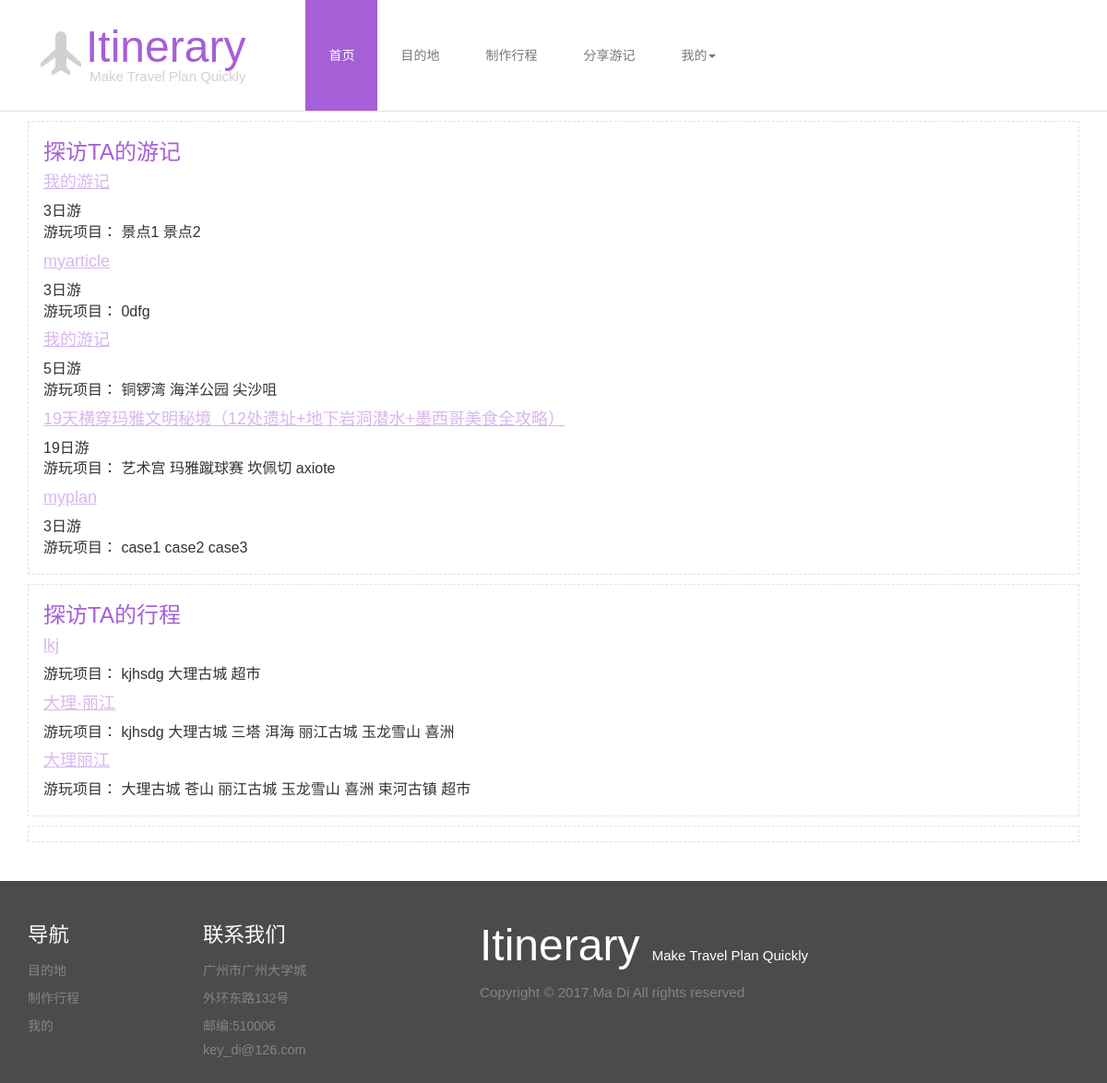
The app's page /u/2 with its own data.
### blog/models.py (models this page shows, shortened)
class Plan(models.Model):
    id = models.AutoField(primary_key=True)
    PLANTYPE_CHOICES = (
        ('plan','行程'),
        ('article','游记'),
    )
    plantype=models.CharField(
        max_length=10,
        choices=PLANTYPE_CHOICES,
        default='plan')
    date=models.DateField(null=True)
    planname = models.CharField(max_length=30)
    author = models.CharField(max_length=30)
    makedate = models.DateField(auto_now_add=True)
    editdate = models.DateField(auto_now=True)
    days = models.DecimalField(max_digits=2, decimal_places=0)
    locations = models.CharField(max_length=30)
    cases = models.ManyToManyField(Case)
    description = models.TextField(null=True)

class Case(models.Model):
    id = models.AutoField(primary_key=True)
    casename = models.CharField(max_length=30)
    location = models.CharField(max_length=30)
    hours = models.DecimalField(max_digits=2, decimal_places=1)
    day = models.DecimalField(max_digits=2, decimal_places=0,default=1)
    description = models.TextField(null=True)
    CASETYPE_CHOICES = (
        ('food','吃'),
        ('shop','买'),
        ('play','玩'),
        ('view','景'),
        ('live','住'),
        ('other','其他'),
    )
    casetype = models.CharField(
        max_length=4,
        choices=CASETYPE_CHOICES,
        default='play'
    )

### blog/views.py (the view)
# urls.py: url(r'^u/(\d*)$',blog_views.userhome),
def userhome(req,userid):
    if userid:
        user = User.objects.get(id=userid)
    else:
        username=req.session.get('username')
        if username:
            user = User.objects.get(username=username)
        else:
            return redirect('/login/?next=/u/')
    articles=user.myarticle.all()
    plans = user.myplan.all()
    currentusername = req.session.get('username')
    if currentusername:
        currentuser = User.objects.get(username=currentusername)
        fvplans = currentuser.favoriteplan.all()
        fvarticles = currentuser.favoritearticle.all()
    else:
        currentuser = User()
        fvplans = Plan()
        fvarticles = Plan()
    return render_to_response('userhome.html',{'articles':articles,
        'plans':plans,'user':user,'currentuser':currentuser,
        'username':currentusername,'fvplans':fvplans,
        'fvarticles':fvarticles})

### blog/templates/userhome.html (shortened to what this page needs)
{% extends 'base.html' %}
{% block content %}
<div class="usercontent">
	<div class="container">
		<div class="articles">
		{%if articles.count == 0 %}
			{%if user == currentuser%}
			<p>还没有游记哦，快来写一篇。</p>
			{%else%}
			<p>该用户没有写过游记</p>
			{% endif %}
		{% else %}
			{%if user == currentuser%}
			<h3>我的游记</h3>
			{%else%}
			<h3>探访TA的游记</h3>
			{%endif%}
			{% for article in articles%}
				<h4><a href="/article/{{article.id}}">{{article.planname}}</a></h4>
				<p>{{article.days}}日游</p>
				<p>游玩项目：
					{% for case in article.cases.all%}
					{{case.casename}}
					{%endfor%}</p>
			{%endfor%}
		{% endif %}
		</div>
		<div class="plans">
		{%if plans.count == 0 %}
			{%if user == currentuser%}
			<p>还没有行程哦，快来写一篇。</p>
			{%else%}
			<p>该用户没写过行程</p>
			{% endif %}
		{% else %}
			{%if user == currentuser%}
			<h3>我的行程</h3>
			{%else%}
			<h3>探访TA的行程</h3>
			{%endif%}
			{% for plan in plans%}
				<h4><a href="/plan/{{plan.id}}">{{plan.planname}}</a></h4>
				<p>游玩项目：
					{% for case in plan.cases.all%}
						{{case.casename}}
						{%endfor%}</p>
				{%endfor%}
		{% endif %}
		</div>
		<div class="favorites">
		</div>
	</div>
</div>
{% endblock content %}

### blog/templates/base.html (shortened to what this page needs)
<!DOCTYPE html>
<html>
<head>
<link href="/static/css/bootstrap.css" rel="stylesheet" type="text/css" media="all" />
<link href="/static/css/style.css" rel="stylesheet" type="text/css" media="all" />
<link href='/static/css/fonts.css' rel='stylesheet' type='text/css'>
</head>
<body>
    <div class="header">
        <div class="container">
            <div class="header-nav">
                <nav class="navbar navbar-default">
                    <div class="navbar-header">
                        <div class="logo">
                            <a class="navbar-brand" href="/"><i class="glyphicon glyphicon-plane" aria-hidden="true"></i>Itinerary <span>Make Travel Plan Quickly</span></a>
                        </div>
                    </div>
                    <div class="collapse navbar-collapse nav-wil" id="bs-example-navbar-collapse-1">
                     <ul class="nav navbar-nav">
                        <li class="hvr-sweep-to-bottom active"><a href="/">首页</a></li>
                        <li class="hvr-sweep-to-bottom"><a href="/destination">目的地</a></li>
                        <li class="hvr-sweep-to-bottom"><a href="/make">制作行程</a></li>
                        <li class="hvr-sweep-to-bottom"><a href="/share">分享游记</a></li>
                        <li class="hvr-sweep-to-bottom">
                            <a class="dropdown-toggle" data-toggle="dropdown" href="/">我的<span class="caret"></span></a>
                        </li>
                      </ul>
                    </div>
                </nav>
            </div>
        </div>
    </div>
{% block content%}
{% endblock %}
    <div class="footer">
        <div class="container">
            <div class="col-md-2 ftr_navi ftr">
                <h3>导航</h3>
                <ul>
                    <li><a href="/">目的地</a></li>
                    <li><a href="/">制作行程</a></li>
                    <li><a href="/">我的</a></li>
                </ul>
            </div>
            <div class="col-md-3 get_in_touch ftr">
                <h3>联系我们</h3>
                <p>广州市广州大学城</p>
                <p>外环东路132号</p>
                <p>邮编:510006</p>
                <a href="mailto:info@example.com">key_di@126.com</a>
            </div>
            <div class="col-md-5 ftr-logo">
                <a href="/"><h3>Itinerary <span> Make Travel Plan Quickly</span></h3></a>
                <p>Copyright &copy; 2017.Ma Di All rights reserved</p>
            </div>
            <div class="clearfix"> </div>
        </div>
    </div>
</body>
</html>

### blog/static/css/style.css (style rules this page uses)
html, body { font-size: 100%; background: #fff; font-family: 'Montserrat', sans-serif !important; }
p { margin:0; }
ul,label { margin:0; padding:0; }
.header { border-style: solid; border-width: 0 0 1px 0; border-color: #E3E2E2; }
.navbar-header { padding-right: 50px }
.navbar-brand { font-size:3em; color:rgb(166, 95, 214) !important; text-decoration:none; height: 120px; padding: 20px 15px; }
.navbar-brand span { display: block; color: #D1D1D1; font-size: 15px; line-height: 30px; text-align: right; }
.navbar-brand i { font-size: 1em; color:#D1D1D1; left: -14px; top: 15px; }
.navbar-default .navbar-collapse, .navbar-default .navbar-form { border: none; }
.navbar-default { background:none !important; border:none !important; }
.navbar-nav { float: left; }
.navbar-default .navbar-nav > .active > a, .navbar-default .navbar-nav > .active > a:hover, .navbar-default .navbar-nav > .active > a:focus { color: #fff; background-color:rgb(166, 95, 214); }
.nav > li > a { padding:50px 25px; font-size: 14px; }
.navbar { margin-bottom: 0; }
.hvr-sweep-to-bottom { display: inline-block; vertical-align: middle; -webkit-transform: translateZ(0); transform: translateZ(0); box-shadow: 0 0 1px rgba(0, 0, 0, 0); -webkit-backface-visibility: hidden; backface-visibility: hidden; -moz-osx-font-smoothing: grayscale; position: relative; -webkit-transition-property: color; transition-property: color; -webkit-transition-duration: 0.3s; transition-duration: 0.3s; }
.hvr-sweep-to-bottom:before { content: ""; position: absolute; z-index: -1; top: 0; left: 0; right: 0; bottom: 0; background:rgb(166, 95, 214); -webkit-transform: scaleY(0); transform: scaleY(0); -webkit-transform-origin: 50% 0; transform-origin: 50% 0; -webkit-transition-property: transform; transition-property: transform; -webkit-transition-duration: 0.3s; transition-duration: 0.3s; -webkit-transition-timing-function: ease-out; transition-timing-function: ease-out; }
.footer { padding: 1.5em 0; background-color:#4B4B4B; margin-top: 2em }
.ftr { margin-top: 0em; padding: 0; }
.get_in_touch h3, .ftr_navi h3 { font-size: 1.4em; margin:1em 0 .5em; color: #fff; }
.ftr_navi.ftr ul { margin: 0; padding: 0; list-style: none; }
.ftr_navi ul li { display: block; }
.ftr_navi ul li a { display: block; padding: 5px 0; color: #848484; font-size: 14px; }
.get_in_touch p { color: #848484; font-size: 14px; padding: 5px 0; }
.get_in_touch a { color: #848484; font-size: 0.9em; text-decoration: none; }
.ftr-logo a h3 { font-size: 3em; color: #fff; }
.ftr-logo a h3 span { font-size:15px; }
.ftr-logo p { margin: 0em; color: #848484; line-height: 1.8em; font-size: 0.95em; }
.articles, .plans, .favorites { border:1px dashed #E3E2E2; padding: 0px 0px 16px 16px; margin-bottom: 10px; margin-top: 10px; }
.articles h3, .plans h3, .favorites h3 { color:rgb(166, 95, 214); }
.articles a, .plans a, .favorites a { color:rgb(217, 182, 240); text-decoration:underline; }

### records on screen
Plan: planname "我的游记", days "3"
Case: casename "景点1"
Case: casename "景点2"
Plan: planname "myarticle", days "3"
Case: casename "0dfg"
Plan: planname "我的游记", days "5"
Case: casename "铜锣湾"
Case: casename "海洋公园"
Case: casename "尖沙咀"
Plan: planname "19天横穿玛雅文明秘境（12处遗址+地下岩洞潜水+墨西哥美食全攻略）", days "19"
Case: casename "艺术宫"
Case: casename "玛雅蹴球赛"
Case: casename "坎佩切"
Case: casename "axiote"
Plan: planname "myplan", days "3"
Case: casename "case1"
Case: casename "case2"
Case: casename "case3"
Plan: planname "lkj"
Case: casename "kjhsdg"
Case: casename "大理古城"
Case: casename "超市"
Plan: planname "大理·丽江"
Case: casename "三塔"
Case: casename "洱海"
Case: casename "丽江古城"
Case: casename "玉龙雪山"
Case: casename "喜洲"
Plan: planname "大理丽江"
Case: casename "大理古城"
Case: casename "苍山"
Case: casename "丽江古城"
Case: casename "玉龙雪山"
Case: casename "喜洲"
Case: casename "束河古镇"
